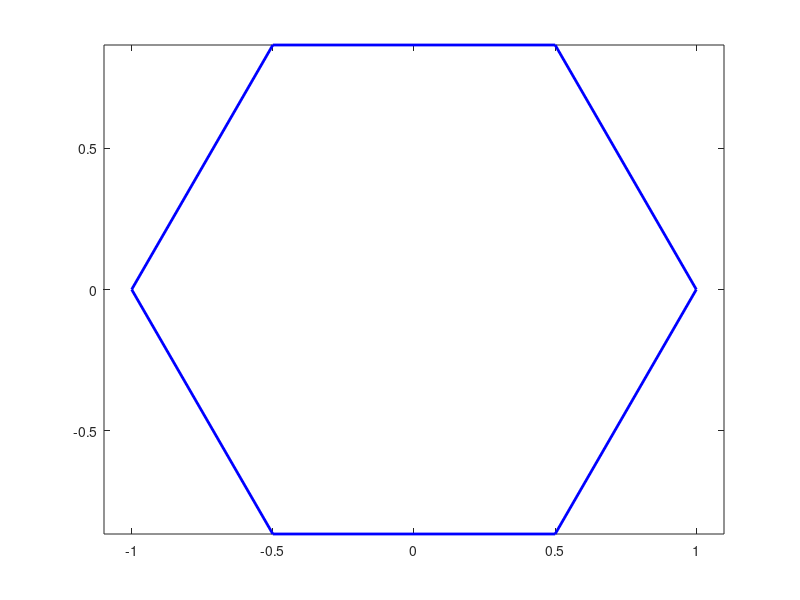

The MATLAB script that drew this image:

% Programa que genera la grafica de un Hexagono.

theta = linspace(0, 2*pi, 7);

x = cos(theta);
y = sin(theta);

plot(x, y, 'b', 'LineWidth', 2)
axis equal
